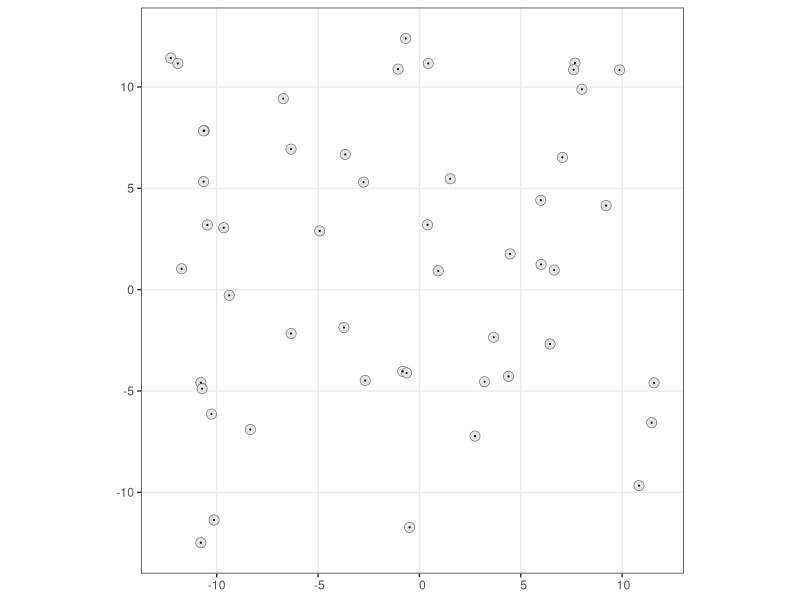
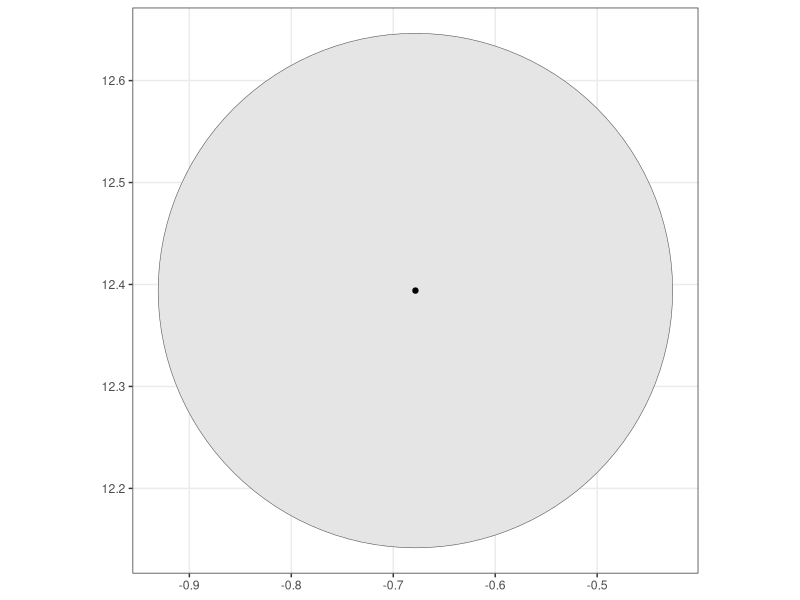
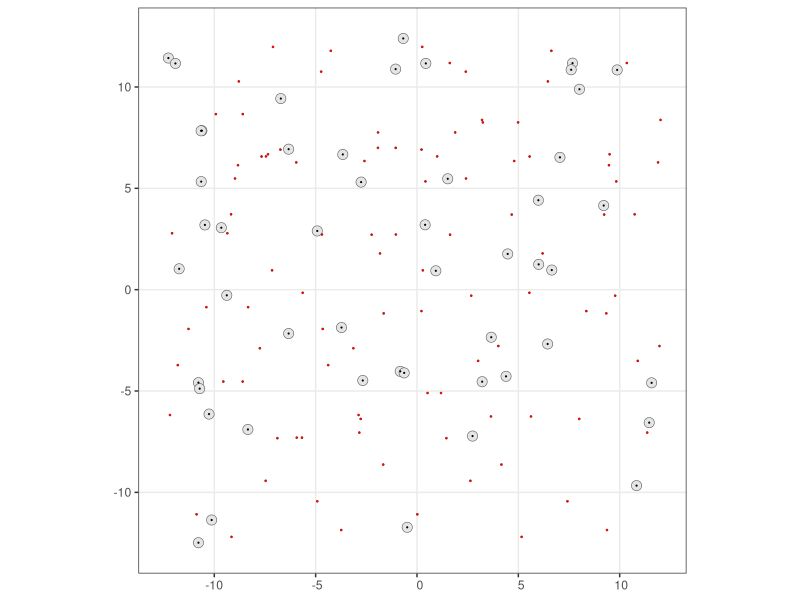

Source code (R) for these figures, in order: (Note: this script raises an error after producing the figures.)
library(tidyverse)
library(sf)

# --------------------------------------------------
# Simulate birds within a 100 km x 100 km study area
# --------------------------------------------------

plot_dim = 25 # Size of landscape (x and y dimension)

n_males = 50

# Bird territories
bird_TA = 0.2         # km2 territory area for each bird
bird_Tr = sqrt(bird_TA/pi) # radius of bird territories

# Centroid of each bird territory
bird_xy = data.frame(x = runif(n_males,-plot_dim/2,plot_dim/2),y = runif(n_males,-plot_dim/2,plot_dim/2)) 
bird_centroids <- st_as_sf(bird_xy,coords = c("x", "y"))

# Polygon for each territory
bird_territory = st_buffer(bird_centroids, bird_Tr)

# All territories
ggplot()+
  geom_sf(data = bird_territory)+
  geom_sf(data = bird_centroids, size = 0.1)+
  theme_bw()

# Zoom in on a single territory
ggplot()+
  geom_sf(data = bird_territory[1,])+
  geom_sf(data = bird_centroids[1,])+
  theme_bw()

# --------------------------------------------------
# Simulate ARU placement
# --------------------------------------------------

n_ARU = 100
EDR = 0.05

# ARU locations
ARU_xy = data.frame(x = runif(n_ARU,-plot_dim/2,plot_dim/2),y = runif(n_males,-plot_dim/2,plot_dim/2)) 
ARU_centroids <- st_as_sf(ARU_xy,coords = c("x", "y"))

# Polygon representing ARU edr
ARU_poly <- st_buffer(ARU_centroids,EDR)

# Overlay ARU locations/EDR
ggplot()+
  geom_sf(data = bird_territory)+
  geom_sf(data = bird_centroids, size = 0.1)+
  
  geom_sf(data = ARU_poly, fill = "orangered")+
  geom_sf(data = ARU_centroids, size = 0.1, col = "red")+
  
  theme_bw()

# --------------------------------------------------
# Identify the number of birds (i.e., territories) detected
# --------------------------------------------------

detected <- st_intersection(ARU_poly,bird_territory)
n_detected <- nrow(detected)

# --------------------------------------------------
# Calculated the expected number of detections
# - requires knowledge of landscape size, number of birds, 
#   bird territory radius, number of ARUs, and ARU_edr
# --------------------------------------------------

total_study_area <- plot_dim^2
total_detectable_area <- n_ARU*pi*(EDR + bird_Tr)^2
total_territory_area <- n_males*pi*(bird_Tr)^2

proportion_area_detectable <- total_detectable_area/total_study_area
proportion_area_territory <- total_territory_area/total_study_area

expected_detections
